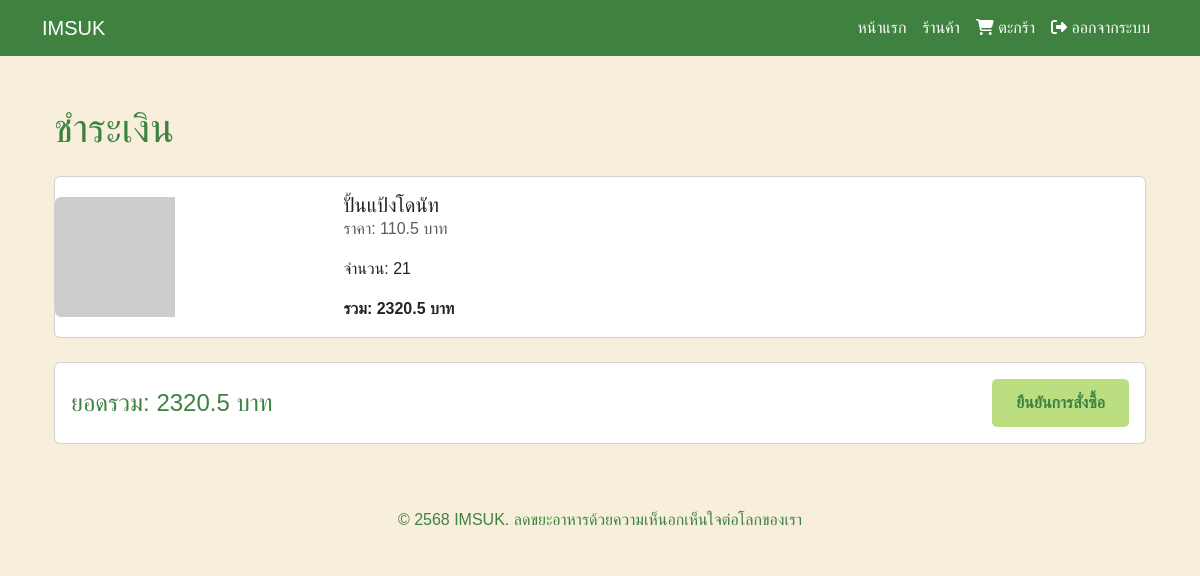
Before: /checkout/ (signed in) with the older database file.
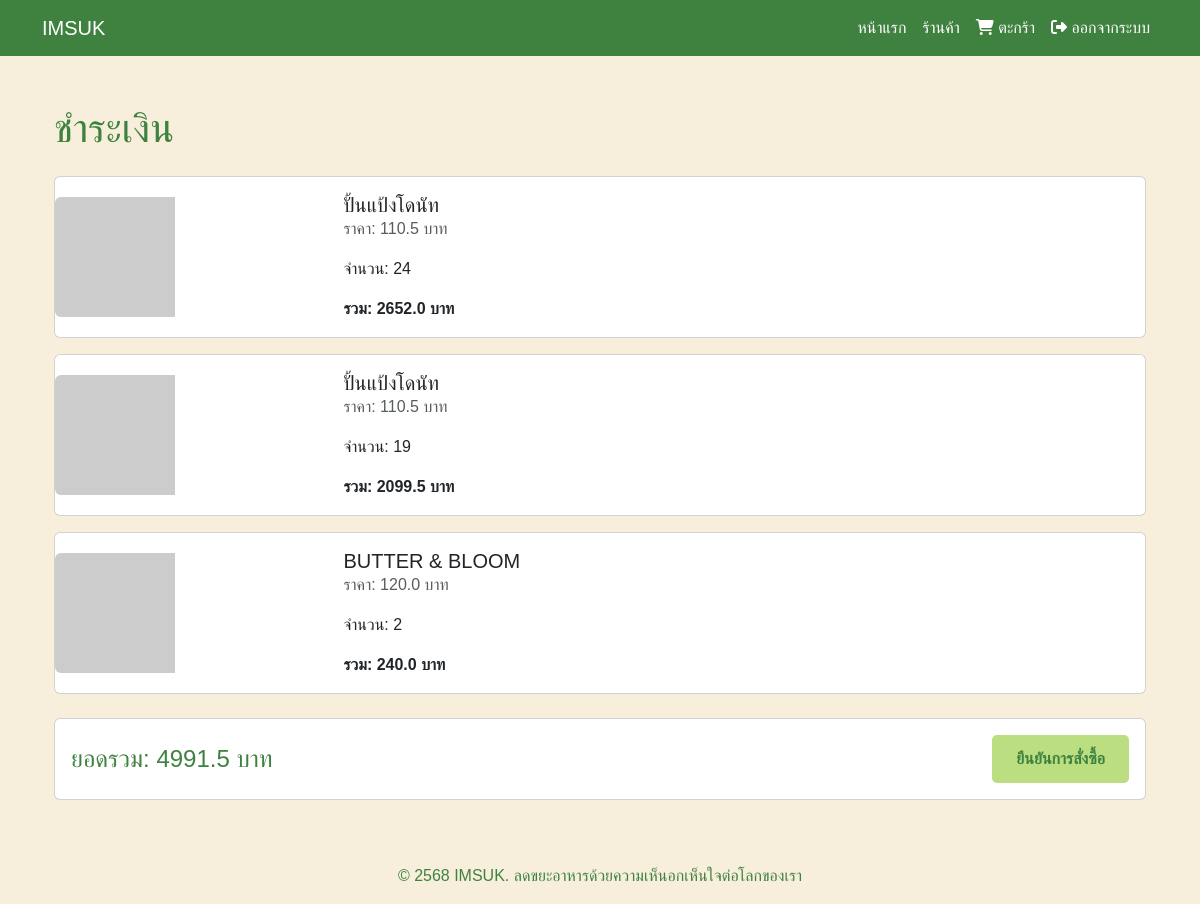
After: the same page with the newer database file.
### myapp/models.py (models this page shows, shortened)
class Cart(models.Model):
    session_key = models.CharField(max_length=40, null=True, blank=True)
    user = models.ForeignKey(User, on_delete=models.CASCADE)
    store = models.ForeignKey(Store, on_delete=models.CASCADE)
    quantity = models.PositiveIntegerField(default=1)
    created_at = ThailandTimeField(auto_now_add=True)
    @property
    def total_discounted_price(self):
        return self.store.discounted_price * self.quantity

class Store(models.Model):
    id = models.UUIDField(primary_key=True, default=uuid.uuid4, editable=False)
    name = models.CharField(max_length=255)
    description = models.TextField()
    additional_details = models.TextField(
        blank=True,
        help_text="Additional details, e.g., food waste reduction or store policies"
    )
    price = models.FloatField(validators=[MinValueValidator(0.0)])
    discount_percentage = models.FloatField(
        validators=[MinValueValidator(0.0), MaxValueValidator(100.0)],
        default=0.0,
        help_text="Discount percentage (0-100%)"
    )
    quantity_available = models.PositiveIntegerField()
    available_from = models.TimeField(
        help_text="Store opening time (e.g., 12:00)"
    )
    available_until = models.TimeField(
        help_text="Store closing time (e.g., 20:00)"
    )
    is_active = models.BooleanField(default=True)
    store_image = models.ImageField(upload_to='store_images/', null=True, blank=True)
    additional_images = models.JSONField(
        default=list,
        blank=True,
        help_text="List of URLs or paths for additional images"
    )
    allergen_ingredients = models.TextField(
        blank=True,
        help_text="Ingredients that may cause allergies (e.g., nuts, gluten)"
    )
    @property
    def discounted_price(self):
        return self.price * (1 - (self.discount_percentage or 0) / 100)
    class Meta:
        verbose_name = "Store"
        verbose_name_plural = "Stores"

### myapp/views.py (the view)
# urls.py: path('checkout/', views.checkout, name='checkout'),
def checkout(request):
    if not request.user.is_authenticated:
        messages.warning(request, "กรุณาล็อกอินเพื่อดำเนินการชำระเงิน")
        return redirect('login')
    cart_items = Cart.objects.filter(user=request.user)
    total_price = sum(item.total_discounted_price or 0 for item in cart_items)
    if not cart_items:
        messages.warning(request, "ตะกร้าของคุณว่างเปล่า กรุณาเพิ่มสินค้าก่อนดำเนินการชำระเงิน")
        return redirect('store_list')
    return render(request, 'checkout.html', {
        'cart_items': cart_items,
        'total_price': total_price
    })

### myapp/templates/checkout.html (shortened to what this page needs)
{% extends 'base.html' %}
{% block content %}
<div class="container my-5">
    <h1 class="cart-title mb-4">ชำระเงิน</h1>
    <div class="toast-container position-fixed top-0 end-0 p-3">
    </div>
    {% if cart_items %}
    <div class="cart-container">
        {% for item in cart_items %}
        <div class="cart-item card mb-3 animate__animated animate__fadeIn">
            <div class="row g-0 align-items-center">
                <div class="col-md-3 col-4">
                    <img src="{{ item.store.image.url|default:'https://via.placeholder.com/150' }}" class="img-fluid rounded-start" alt="{{ item.store.name }}" style="max-height: 120px; object-fit: cover;">
                </div>
                <div class="col-md-9 col-8">
                    <div class="card-body">
                        <h5 class="card-title mb-0">{{ item.store.name }}</h5>
                        <p class="card-text text-muted">ราคา: {{ item.store.discounted_price }} บาท</p>
                        <p class="card-text">จำนวน: {{ item.quantity }}</p>
                        <p class="card-text fw-bold">รวม: {{ item.total_discounted_price }} บาท</p>
                    </div>
                </div>
            </div>
        </div>
        {% endfor %}
        <div class="cart-summary card p-3 mt-4">
            <div class="d-flex justify-content-between align-items-center">
                <h4 class="mb-0">ยอดรวม: {{ total_price }} บาท</h4>
                <a href="#" class="btn btn-imsuk">ยืนยันการสั่งซื้อ</a>
            </div>
        </div>
    </div>
    {% else %}
    <div class="text-center py-5">
        <i class="fas fa-shopping-cart fa-3x text-muted mb-3"></i>
        <p class="text-muted">ตะกร้าของคุณว่างเปล่า</p>
        <a href="{% url 'store_list' %}" class="btn btn-imsuk">ไปที่ร้านค้า</a>
    </div>
    {% endif %}
</div>
{% endblock %}

Changed rows visible on the page:
changed Cart (number 1 of 3 on the later page): quantity "21" → "24"; total_discounted_price "2320.5" → "2652.0"
added Cart: store.name "ปั้นแป้งโดนัท", store.discounted_price "110.5", quantity "19", total_discounted_price "2099.5"
added Cart: store.name "BUTTER & BLOOM", store.discounted_price "120.0", quantity "2", total_discounted_price "240.0"
Other visible differences:
{{ total_price }}: "2320.5" → "4991.5"
